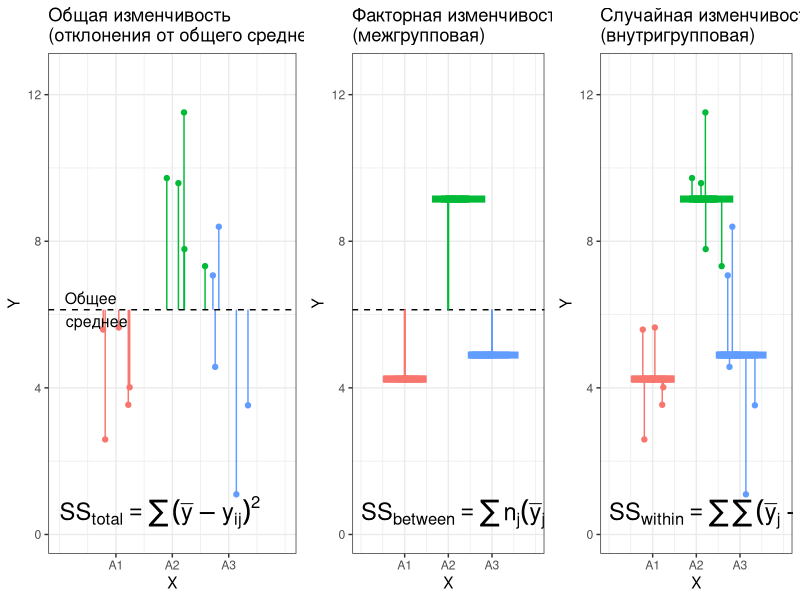
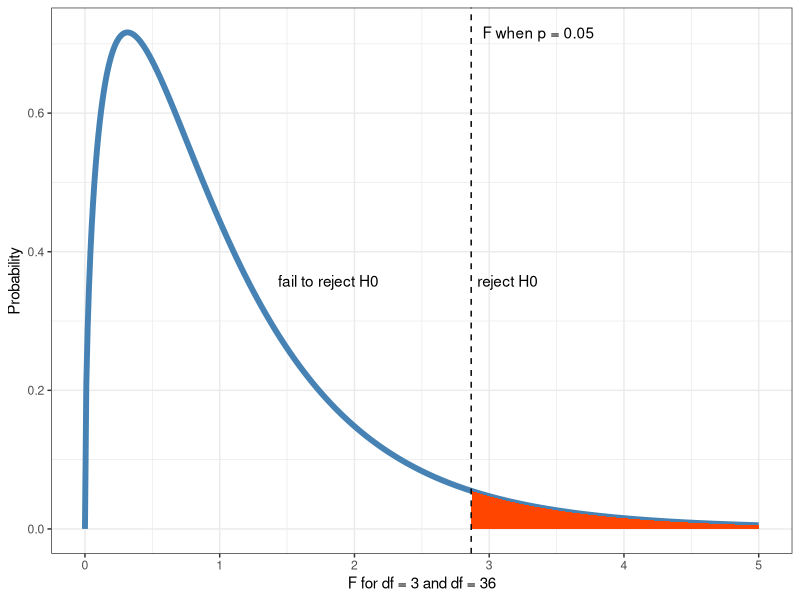
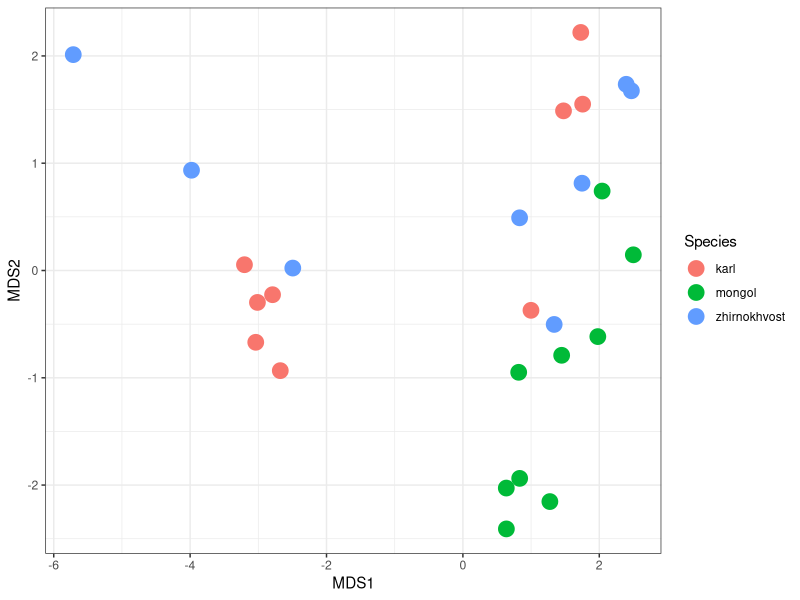
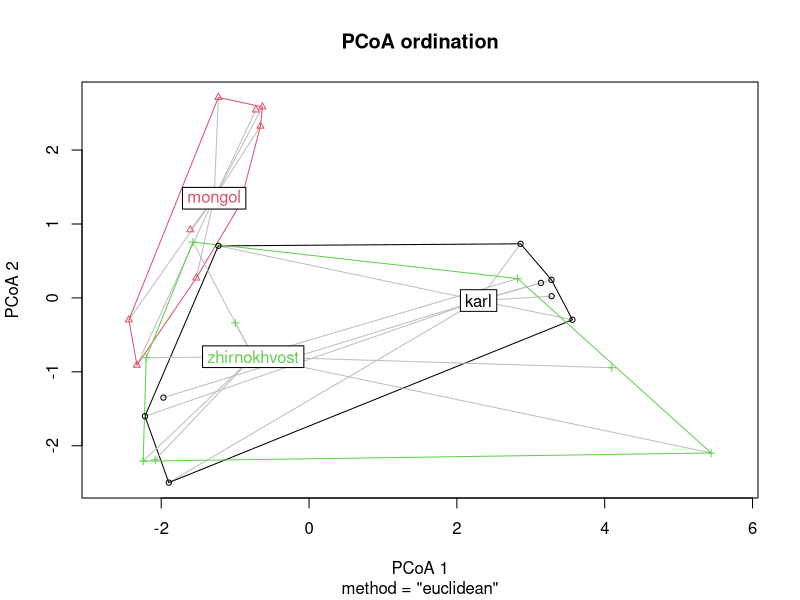
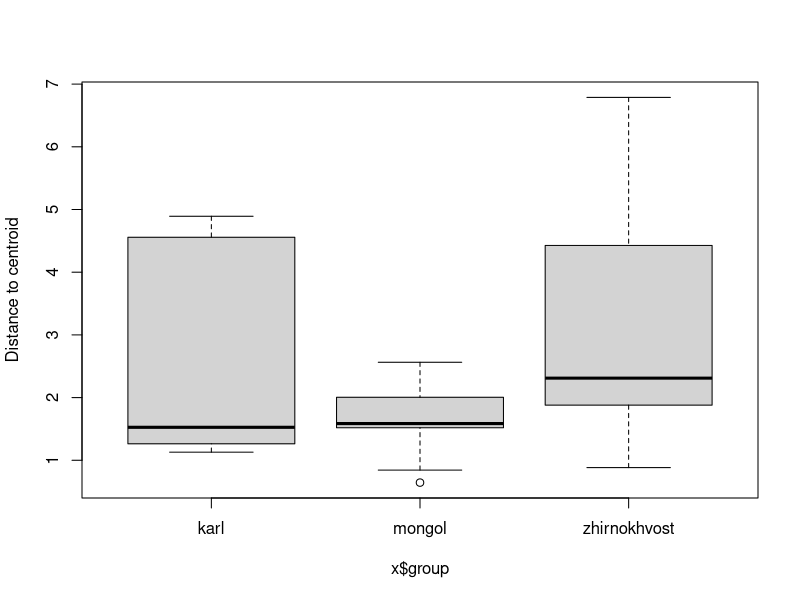
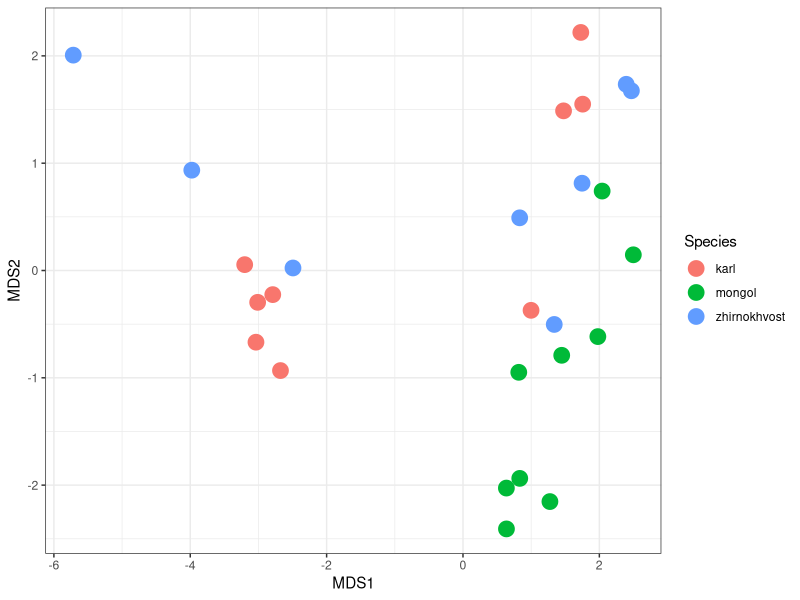

Generate these figures, in order, with R:
## ---- chunk 1
# output options
options(width = 70, scipen = 6, digits = 3)
library(knitr)
# chunk default options
opts_chunk$set(fig.align='center', tidy = FALSE, fig.width = 7, fig.height = 3, warning = FALSE)
## ---- chunk 2
x <- 2:5
ncomb <- choose(x, 2)
FWER <- 1 - (1 - 0.05)^ncomb
df <- data.frame(x, ncomb, FWER)
colnames(df) <- c("Число средних", "Число сравнений", "&alpha;<sub>familywise</sub>")
library(knitr)
kable(df)
## ---- chunk 3
x <- 2:6
ncomb <- choose(x, 2)
APC <- 0.05 / ncomb
df1 <- data.frame(x, ncomb, APC)
colnames(df1) <- c("Число средних", "Число сравнений", "&alpha;<sub>per comparison</sub>")
library(knitr)
kable(df1)
## ---- chunk 4
n <- 5
alph <- 0.05
dat <- data.frame(
  rank = 1:5,
  p_val = c(0.001, 0.01, 0.035, 0.04, 0.046)
  )

dat$adj <- n - dat$rank + 1
dat$p_adj <- pmin(dat$adj * dat$p_val, 1)
dat$h0 <- ifelse(dat$p_adj <= alph, "Да", "Нет")
frst_neg <- match("Нет", dat$h0)
dat$h0[frst_neg] <- "Нет, и дальше везде сохраняем $H_0$"
dat$h0[(frst_neg + 1):nrow(dat)] <- ""
colnames(dat) <- c("Ранг($j$)", "$\\mathbf{p_{j}}$", "$N - j + 1$",  "$\\mathbf{p^*_{j}} = min{\\{(N - j + 1) \\cdot p_{j},\\;1\\}}$", "Отвергаем $H_0$?")

library(knitr)
kable(dat, format = "markdown")
## ---- chunk 5
library(ggplot2)
theme_set(theme_bw())
library(plyr)
library(gridExtra)
set.seed(3451)
df_anova <- data.frame(X = factor(unlist(lapply(c("A1", "A2", "A3"), rep, times = 5))),
  Y = unlist(lapply(c(3, 8, 5), function(x)rnorm(5, mean = x, sd = 2))))
df_anova$JitterX <- ave(as.numeric(df_anova$X), df_anova$X, FUN = function(x) x + rnorm(length(x), sd = 0.5))
df_anova <- ddply(df_anova, .(X), transform, MeanY = mean(Y))

lims <- range(df_anova$Y) + c(-1, 1)
yannot <- lims[1] + 0.5
gmean <- mean(df_anova$Y, na.rm = TRUE)

gg_anova <- ggplot(df_anova, aes(x = JitterX, y = Y)) + aes(colour = X) + xlab("X") + scale_x_continuous("X", breaks = 1:3, labels = levels(df_anova$X), limits = c(0, 4)) + theme(legend.position = "none") + ylim(lims[1], lims[2])

# Общая изменчивость (отклонения от общего среднего)
gg_anova_total <- gg_anova + 
  geom_point() +
  geom_segment(aes(xend = JitterX, yend = gmean)) +
  geom_hline(yintercept = gmean, linetype = "dashed") + 
  ggtitle("Общая изменчивость\n(отклонения от общего среднего)") +
  annotate("text", label = "Общее\nсреднее", 
           x = 0,  y = gmean, hjust = -0.1, size = 4) + 
  annotate("text", label = "SS[total] == sum((bar(y) - y[ij]))^2", parse = TRUE, x = 0,  y = yannot, hjust = 0, size = 6) 

# Межгрупповая изменчивость (связанная с фактором)
gg_anova_factor <- gg_anova + 
  geom_hline(yintercept = gmean, linetype = "dashed") + 
  geom_text(size = 25,  stat="summary", fun.y = "mean", aes(y = MeanY, label = "-"), vjust = 0.4) + 
  geom_segment(aes(x = as.numeric(X), y = MeanY, xend = as.numeric(X), yend = gmean)) +
  ggtitle("Факторная изменчивость\n(межгрупповая)")+
    annotate("text", label = "SS[between] == sum(n[j](bar(y)[j] - bar(y)))^2", parse = TRUE, x = 0,  y = yannot, hjust = 0, size = 6)

# Внутригрупповая изменчивость (случайная)
gg_anova_error <- gg_anova + 
  geom_point() +
  geom_text(size = 25,  stat="summary", fun.y = "mean", aes(y = MeanY, label = "-"), vjust = 0.4) + 
  geom_segment(aes(xend = JitterX, yend = MeanY)) +
  ggtitle("Случайная изменчивость\n(внутригрупповая)")+
    annotate("text", label = "SS[within] == sum(sum((bar(y) [j] - y[ij])))^2", parse = TRUE, x = 0,  y = yannot, hjust = 0, size = 6)

grid.arrange(gg_anova_total, gg_anova_factor, gg_anova_error, ncol = 3, widths = c(0.38, 0.31, 0.31))
## ---- chunk 6
library(ggplot2)
theme_set(theme_bw())
df_f <- data.frame(x = seq(0, 5, 0.01), y = df(seq(0, 5, 0.01), 3, 36))
F_crit <- qf(p = 0.95, df1 = 3, df2 = 36)
shade <- rbind(c(F_crit, 0), subset(df_f, x > F_crit), c(df_f[nrow(df_f), "x"], 0))

ggplot(data = df_f, aes (x = x, y = y)) + geom_line(size = 2, color = "steelblue") + xlab("F for df = 3 and df = 36") + ylab ("Probability") + geom_polygon(data = shade, aes(x, y), fill = "orangered") + geom_vline(aes(xintercept = F_crit), linetype = "dashed") + annotate(geom = "text", x = F_crit, y = max(df_f$y), label = "F when p = 0.05", hjust = -0.1) + annotate(geom = "text", x = F_crit, y = max(df_f$y)/2, label = "reject H0", hjust = -0.1) + annotate(geom = "text", x = F_crit/2, y = max(df_f$y)/2, label = "fail to reject H0", hjust = 0)
## ---- chunk 7
pesch <- read.csv("data/pesch.csv", header = TRUE, sep = ";")
rmarkdown::paged_table(head(pesch))
## ---- chunk 8
options(digits = 4)
log_pesch <- pesch
log_pesch[, 3:ncol(pesch)] <- log(pesch[, 3:ncol(pesch)] + 1)
head(log_pesch)
## ---- chunk 9
library(ggplot2)
library(vegan)
theme_set(theme_bw())

mds_pesch <- metaMDS(log_pesch[, 3:ncol(pesch)], distance = "euclidean")
mds_pesch <- as.data.frame(mds_pesch$points)
mds_pesch$Species <- pesch$Species

ggplot(mds_pesch, aes(x = MDS1, y = MDS2, colour = Species)) + 
  geom_point(size = 5)
## ---- chunk 10

## ---- chunk 11
library(vegan)
permanova_pesch <- adonis(log_pesch[3:9] ~ Species, data = log_pesch,
                          method = "euclidean")
permanova_pesch
## ---- chunk 12
permanova_pesch
pvalue <- permanova_pesch$aov.tab$`Pr(>F)`[1]
## ---- chunk 13
library(DiagrammeR)
grViz("images/permanova-assumpt-check.gv", width = 975)
## ---- chunk 14
dist_pesch <- vegdist(log_pesch[,3:ncol(pesch)], method  = "euclidean")
PCO_pesch <- betadisper(dist_pesch, log_pesch$Species)
## ---- chunk 15
plot(PCO_pesch, main = "PCoA ordination")
## ---- chunk 16
anova(PCO_pesch)
## ---- chunk 17
boxplot(PCO_pesch)
## ---- chunk 18
library(ggplot2)
#dist_pesch <- vegdist(log_pesch[,3:ncol(pesch)], method = "euclidean")
mds_pesch <- metaMDS(log_pesch[,3:ncol(pesch)], distance = "euclidean", trace = FALSE)
mds_pesch <- as.data.frame(mds_pesch$points)
mds_pesch$Species <- pesch$Species
pl_pesch <- ggplot(mds_pesch, aes(x = MDS1, y = MDS2, colour = Species))
pl_pesch + geom_point(size = 5)
## ---- chunk 19
pairwise_permanova <- function(dat, group, strata = NULL, ...){
  pair <- combn(unique(as.character(group)), 2)
  ncomb <- ncol(pair)
  res <- rep(NA, ncomb)
  for (i in 1:ncomb) {
    filter <- group %in% pair[, i]
    if(is.null(strata)){
      posthoc <- adonis(dat[filter, ] ~ group[filter], ...)$aov.tab$Pr[1]
    } else {
      posthoc <- adonis(dat[filter, ] ~ group[filter], 
                        strata = strata[filter], ...)$aov.tab$Pr[1]
    }
    res[i] <- posthoc
    names(res)[i] <- paste(pair[, i], collapse = " vs. ")
  }
  return(res)
}
## ---- chunk 20
p_vals <- pairwise_permanova(
  dat = log_pesch[, -c(1:2)], group = log_pesch$Species, 
  method = "euclidean", permutations=9999)
p_vals
## ---- chunk 21
p.adjust(p_vals, method = "holm")
## ---- chunk 22
log_pesch2 <- log_pesch[log_pesch$Species != "zhirnokhvost", ]
## ---- chunk 23
twofact_pesch <- adonis(log_pesch2[,3:ncol(pesch)] ~ Gender * Species,
                        data = log_pesch2, method = "euclidean")
twofact_pesch
## ---- chunk 24
nested_pesch <- adonis(log_pesch2[, 3:ncol(pesch)] ~ Gender, 
                       data = log_pesch2, strata = log_pesch2$Species, 
                       method = "euclidean")
nested_pesch
## ---- chunk 25
com <- read.csv("data/simulated_data.csv", sep = ',', header = T)

# Ошибочный дизай
com_permanova <- adonis(com[,1:2] ~ com$NO3)

# Правильный дизайн
com_permanova2 <- adonis(com[,1:2] ~ com$NO3, strata = com$field)
